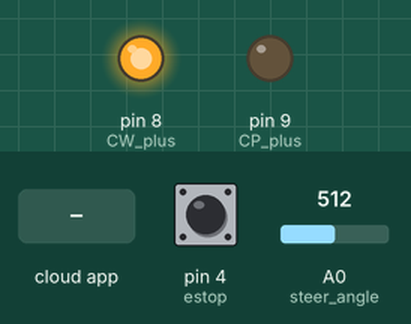
Simulated run of this sketch. Board: Arduino Uno, built with avr-gcc and run on an emulated ATmega328P. On the bench: output pins drawn as LEDs (lit = HIGH). Inputs (shaded band) come from the test bench; at power-on: pin 4 (estop) LOW, A0 (steer_angle) = 512. The ROS host is connected and sends only what is stated.

Above: at 1.2 s.
1.3 s: the phone or cloud app sets steering to -100
At 4.0 s:
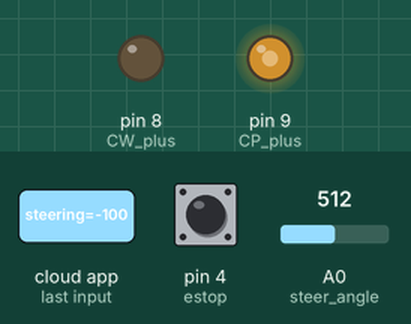
4.3 s: the phone or cloud app sets steering to 100
At 5.4 s:
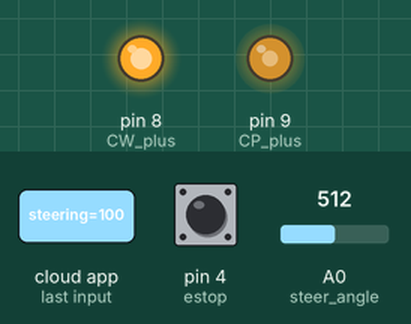
7.3 s: the phone or cloud app sets steering to 0
At 8.2 s:
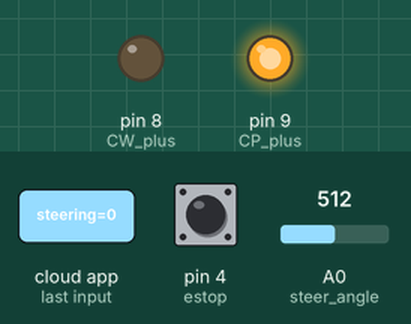
8.8 s: the phone or cloud app sets steering to 100
At 10.5 s:
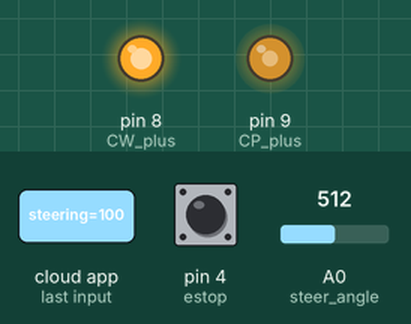
11.8 s: pin 4 (estop) pulled HIGH for 0.15 s
Timing chart, 0 to 14.4 s (numbered marks = the images above; inputs shaded):
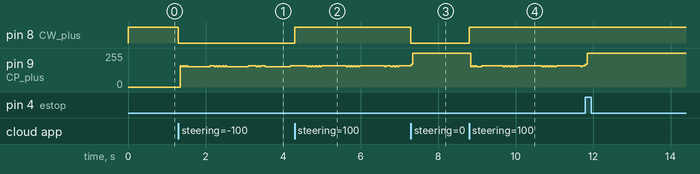

The sketch:

Steering_motor_with_Estop4.ino
```cpp
/*      NEED CHECK STEERINGMOTOR ROTATION DIRECTION and POTENTIOMETER ROTATION DIRECTION
  Steering motor & potentiometer & e-stop
  D0,1,2,3,4,5,6,7,8,9,10,11,12,13,A0,1,2,3,4,5
   x,x,2,3,x,5,6,7,x,x,10,11,12,13, x,1,2,3,4,5
  --
  Pin assignment
  D8 cw_plus dir, D9 cp_plus pulse
  D4 estop,A0 potentiometer
  ---
  Wire assignment
  --E-stop-----
  D4 ----PULLUP Normal->LOW Estop->HIGH
  --Steering motor-------------------------------
          --------------
  D8------|dir          |  left rotation plus
  D9------|pulse        |  right rotation minus
          ---------------
  ----Potentio meter----------
              ---------------
  5V---RED----|Potentiometer|  left rotation zero
  GND--BLACK--|             |  right rotation plus
  A0---GREEN--|             |
              ---------------
  ------
  TOPIC in-------
  steering-> Float32
  TOPIC out---------
  c_steering <- Float32
*/

#include <ros.h>
#include <std_msgs/Float32.h>
ros::NodeHandle nh;
std_msgs::Float32 c_steering;
ros::Publisher pub("c_steering", &c_steering);

#define USEPOTENTIOMETER 1           /// 0 not use potentionmeter/// 1 use potentiometer

int CP_plus = 9;
int CW_plus = 8;
int estop = 4;
int steer_angle = A0; // from potentiometer(steering)
float steer = 0.0;
void steeringCb(const std_msgs::Float32 &steering)
{
  steer = steering.data;
  if (steer > 28) steer =  28;
  else if (steer < -28) steer = -28;
  float diff_steering = 0;
#if !(USEPOTENTIOMETER)
  diff_steering = steer - c_steering.data;
#else
  c_steering.data = -(analogRead(steer_angle) - 512.0) / 512.0 * 40;
  diff_steering = steer - c_steering.data;
#endif
  rotate1(diff_steering);
  pub.publish(&c_steering);
}
ros::Subscriber<std_msgs::Float32> sub("steering", &steeringCb);
void setup()
{
  pinMode(CP_plus, OUTPUT);
  pinMode(CW_plus, OUTPUT);
  pinMode(estop, INPUT);
  pinMode(steer_angle, INPUT);
  digitalWrite(CW_plus, HIGH);
  c_steering.data = 0.0;
  nh.initNode();
  nh.subscribe(sub);
  nh.advertise(pub);
}
bool rotstart = false;
int rotdir = false;
int rotcount = 0;
long publishtime = -1;
bool estop_flag = false;

void loop() {
  if (publishtime == -1) publishtime = millis() + 50;
  estop_flag = digitalRead(estop);
  if (estop_flag == true) {
    rotstart = false;
    rotdir = 0;
    rotcount = 0;
  } else {
    if (rotstart == true) {
      if (rotdir > 0) digitalWrite(CW_plus, true);
      else if (rotdir < 0) digitalWrite(CW_plus, false);
      rotstart = false;
    }
    if (rotcount) {
      digitalWrite(CP_plus, LOW);
      delay(1);     //motor speed
      digitalWrite(CP_plus, HIGH);
      delay(1);
      rotcount--;
#if(USEPOTENTIOMETER)
      c_steering.data = -(analogRead(steer_angle) - 512.0) / 512.0 * 40;
#else
      c_steering.data += (rotdir / ((400. / 360.) * (360. / (37.5 / 4))));
#endif
      if (abs(c_steering.data - steer) < 0.03) {
        rotcount = 0;
        rotdir = 0;
      }
      if (rotcount < 0) {
        rotcount = 0;
        rotdir = 0;
      }
    }
  }
  if (millis() > publishtime) {
    pub.publish(&c_steering);
    publishtime = -1;
  }
  nh.spinOnce();
  //  delay(1);
}
void rotate1(float steering) {
  int pulse = (int)steering * (400. / 360.) * (360. / (37.5 / 4)) ; ///wheel angle need calculate
  rotstart = true;
  if (steering > 0.) {
    rotdir = 1;
    rotcount = pulse * 1.5;
  } else {
    rotdir = -1;
    rotcount = -pulse * 1.5;
  }
}
```

Measured:
- after the input at 1.3 s, pin 8 (CW_plus): HIGH → LOW at once
- after the input at 4.3 s, pin 8 (CW_plus): LOW → HIGH at once
- after the input at 7.3 s, pin 8 (CW_plus): HIGH → LOW at once
- after the input at 8.8 s, pin 8 (CW_plus): LOW → HIGH at once
